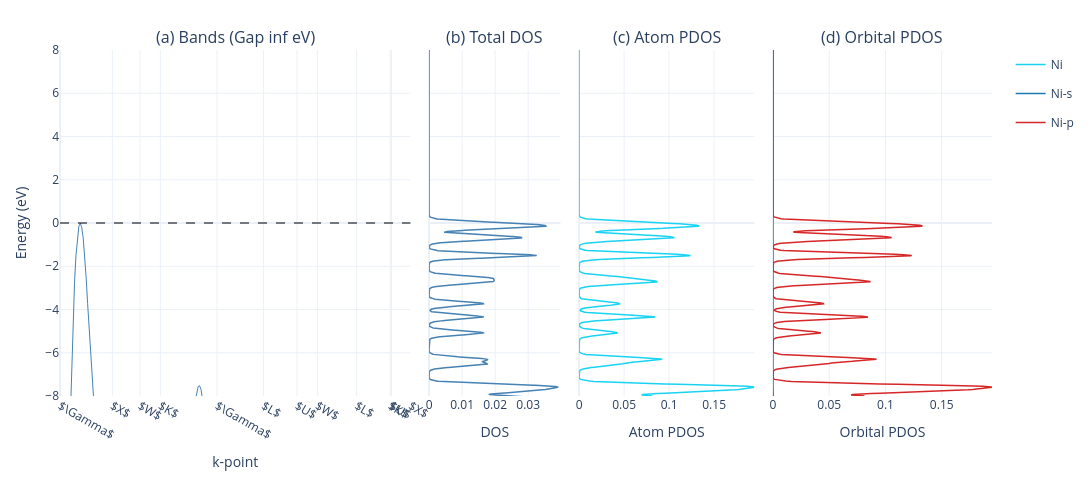

The cell this chart's notebook holds for it:
### Code cell
atoms, _, _ = get_atoms('JVASP-943')
task_bands_dos(atoms,model , out='demo').show()

### Figure 1 — Plotly figure (JSON) as saved in the notebook; plotly's stock layout.template omitted (floating-point values rounded to 4 significant figures; data arrays with more than 128 entries replaced by an {"elided": "..."} marker saying what was removed)
{"data": [{"hoverinfo": "y", "line": {"color": "steelblue", "width": 1}, "mode": "lines", "showlegend": false, "type": "scatter", "x": {"elided": "242 int values"}, "xaxis": "x", "y": {"elided": "242 float values"}, "yaxis": "y"}, {"hoverinfo": "y", "line": {"color": "steelblue", "width": 1}, "mode": "lines", "showlegend": false, "type": "scatter", "x": {"elided": "242 int values"}, "xaxis": "x", "y": {"elided": "242 float values"}, "yaxis": "y"}, {"hoverinfo": "y", "line": {"color": "steelblue", "width": 1}, "mode": "lines", "showlegend": false, "type": "scatter", "x": {"elided": "242 int values"}, "xaxis": "x", "y": {"elided": "242 float values"}, "yaxis": "y"}, {"hoverinfo": "y", "line": {"color": "steelblue", "width": 1}, "mode": "lines", "showlegend": false, "type": "scatter", "x": {"elided": "242 int values"}, "xaxis": "x", "y": {"elided": "242 float values"}, "yaxis": "y"}, {"line": {"color": "steelblue", "width": 1.5}, "mode": "lines", "name": "Total DOS", "showlegend": false, "type": "scatter", "x": {"elided": "5000 float values"}, "xaxis": "x2", "y": {"elided": "5000 float values"}, "yaxis": "y2"}, {"legendgroup": "Ni", "line": {"width": 1.5}, "mode": "lines", "name": "Ni", "type": "scatter", "x": {"elided": "1000 float values"}, "xaxis": "x3", "y": {"elided": "1000 float values"}, "yaxis": "y3"}, {"legendgroup": "Ni-s", "line": {"color": "#1f77b4", "dash": "solid", "width": 1.5}, "mode": "lines", "name": "Ni-s", "type": "scatter", "x": {"elided": "1000 float values"}, "xaxis": "x4", "y": {"elided": "1000 float values"}, "yaxis": "y4"}, {"legendgroup": "Ni-p", "line": {"color": "#d62728", "dash": "solid", "width": 1.5}, "mode": "lines", "name": "Ni-p", "type": "scatter", "x": {"elided": "1000 float values"}, "xaxis": "x4", "y": {"elided": "1000 float values"}, "yaxis": "y4"}], "layout": {"annotations": [{"font": {"size": 16}, "showarrow": false, "text": "(a) Bands (Gap inf eV)", "x": 0.188, "xanchor": "center", "xref": "paper", "y": 1, "yanchor": "bottom", "yref": "paper"}, {"font": {"size": 16}, "showarrow": false, "text": "(b) Total DOS", "x": 0.4665, "xanchor": "center", "xref": "paper", "y": 1, "yanchor": "bottom", "yref": "paper"}, {"font": {"size": 16}, "showarrow": false, "text": "(c) Atom PDOS", "x": 0.651, "xanchor": "center", "xref": "paper", "y": 1, "yanchor": "bottom", "yref": "paper"}, {"font": {"size": 16}, "showarrow": false, "text": "(d) Orbital PDOS", "x": 0.8825, "xanchor": "center", "xref": "paper", "y": 1, "yanchor": "bottom", "yref": "paper"}], "font": {"size": 12}, "height": 480, "legend": {"orientation": "v", "x": 1.02, "y": 1}, "margin": {"b": 60, "l": 60, "r": 60, "t": 50}, "shapes": [{"line": {"color": "black", "dash": "dash"}, "opacity": 0.5, "type": "line", "x0": 0, "x1": 1, "xref": "x domain", "y0": 0, "y1": 0, "yref": "y"}], "width": 1300, "xaxis": {"anchor": "y", "domain": [0, 0.376], "tickmode": "array", "ticktext": ["$\\Gamma$", "$X$", "$W$", "$K$", "$\\Gamma$", "$L$", "$U$", "$W$", "$L$", "$K$", "$U$", "$X$"], "tickvals": [0, 36, 55, 69, 108, 140, 163, 177, 204, 227, 228, 241], "title": {"text": "k-point"}}, "xaxis2": {"anchor": "y2", "domain": [0.396, 0.537], "title": {"text": "DOS"}}, "xaxis3": {"anchor": "y3", "domain": [0.557, 0.745], "title": {"text": "Atom PDOS"}}, "xaxis4": {"anchor": "y4", "domain": [0.765, 1], "title": {"text": "Orbital PDOS"}}, "yaxis": {"anchor": "x", "domain": [0, 1], "range": [-8, 8], "title": {"text": "Energy (eV)"}}, "yaxis2": {"anchor": "x2", "domain": [0, 1], "matches": "y", "range": [-8, 8], "showticklabels": false}, "yaxis3": {"anchor": "x3", "domain": [0, 1], "matches": "y", "range": [-8, 8], "showticklabels": false}, "yaxis4": {"anchor": "x4", "domain": [0, 1], "matches": "y", "range": [-8, 8], "showticklabels": false}}}
